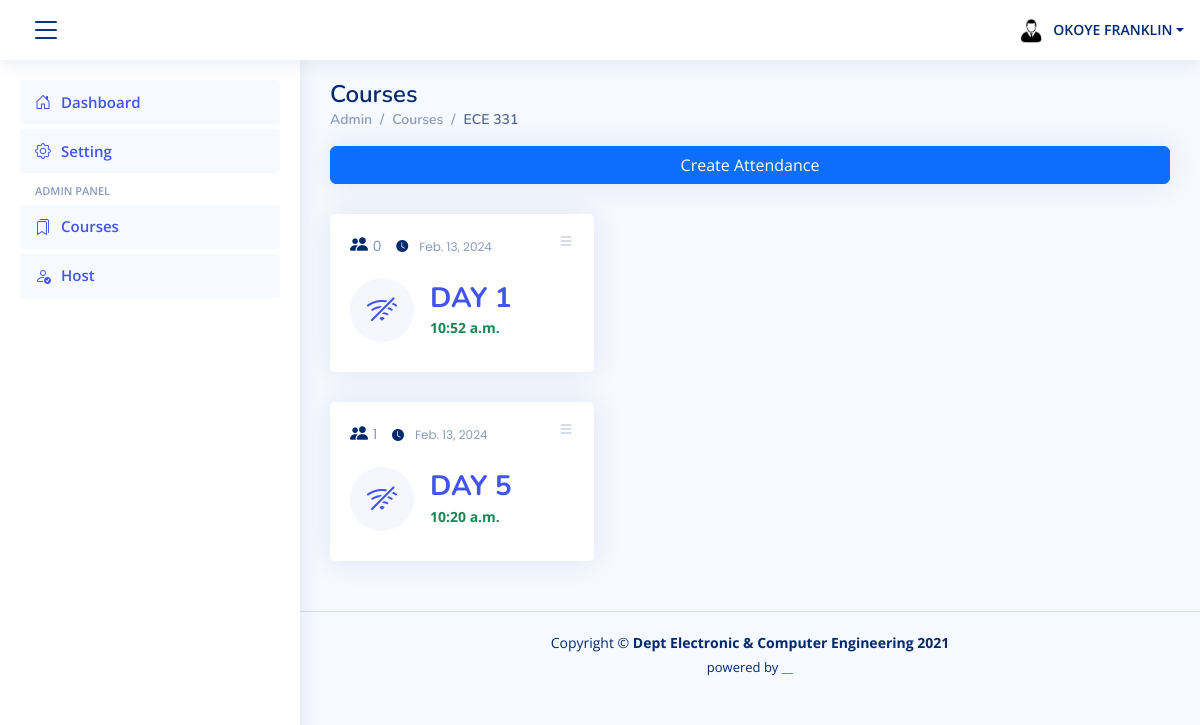
The app's page /attendances/14/ (signed in) with its own data.
### attendance/models.py (models this page shows, shortened)
class Course(models.Model):
    name_choices = settings.COURSE_LIST
    name = models.CharField(max_length=255, choices=name_choices, unique=True)

class Attendance(models.Model):
    course = models.ForeignKey(Course, on_delete=models.CASCADE, default=None)
    day_number = models.PositiveIntegerField(default=0)
    start_date = models.DateField(auto_now=True)
    start_time = models.TimeField(auto_now=True)
    active = models.BooleanField(default=False)
    class Meta:
        unique_together = ['course', 'day_number']
    def total_attendees(self):
        return self.attendee_set.count()

### attendance/views.py (the view)
# urls.py: path('attendances/<int:pk>/', AttendanceList, name='attendance_list'),
def AttendanceList(request, pk):
    course = Course.objects.get(pk=pk)
    attendance = Attendance.objects.filter(course=pk).order_by('day_number')
    student = Student.objects.get(reg_number=request.user)
    sex = {'M':'male'}.get(student.sex) # the need for the profile picture
    context = {'attendances':attendance, 'course':course, 'sex':sex}
    return render(request, template_name='attendance_list.html', context=context)

### templates/attendance_list.html (shortened to what this page needs)
{% extends "partials/base.html" %}
{%load humanize %}
{% block content %}
<main id="main" class="main">
    <div class="pagetitle">
      <h1>Courses</h1>
      <nav>
        <ol class="breadcrumb">
          <li class="breadcrumb-item"><a href="{% url 'dashboard' %}">Admin</a></li>
          <li class="breadcrumb-item"><a href="{% url 'course_list' %}">Courses</a></li>
          <li class="breadcrumb-item active">{{course.name}}</li>
        </ol>
      </nav>
    </div>
    <div class="card">
        <button type="button" class="btn btn-primary" data-bs-toggle="modal" data-bs-target="#verticalycentered">
            Create Attendance
        </button>
    </div>
    <section class="section dashboard">
        {% if attendances %}
        {% for attendance in attendances %}
        <div class="row ">
            <div class="col-lg-8 col-xxl-2">
                <div class="row">
                    <div class="col-xxl-3 col-md-6 ">
                        <div class="card  info-card sales-card">
                            <div class="filter">
                                <a class="icon" href="#" data-bs-toggle="dropdown"><i class="bi bi-list"></i></a>
                            </div>
                            <div class="card-body">
                                <h5 class="card-title"><i class="bi bi-people-fill"></i> <span>{{attendance.total_attendees}}  <span style='color:#012970; padding-left:11px; font-size:12px;'><i class='bi bi-clock-fill'></i><span style='color:#899bbd; padding-left:11px; font-size:12px;'>{{attendance.start_date}}</span></span> </span></h5>
                                <div class="d-flex align-items-center">
                                    <div class="card-icon rounded-circle d-flex align-items-center justify-content-center">
                                        {%if attendance.active%}
                                        <i class=" bi-wifi"></i>
                                        {% else %}
                                        <i class=" bi-wifi-off"></i>
                                        {%endif%}
                                    </div>
                                    <div class="ps-3">
                                        <h6><a href="{% url 'attendee_list' attendance.id %}">DAY {{attendance.day_number }}</a></h6>
                                        <span class="text-success small pt-1 fw-bold">{{attendance.start_time}} </span>
                                    </div>
                                </div>
                            </div>
                        </div>
                    </div>
                </div>
            </div>
        </div>
        {% endfor %}
        {% else %}
        <h6>No Registered Attendance!</h6>
        {% endif %}
    </section>
</main>
{% endblock %}

### templates/partials/base.html (shortened to what this page needs)
{% load static %}
{% load humanize %}
<!DOCTYPE html>
<html lang="en">
<head>
  <link href="{% static 'assets/vendor/bootstrap/css/bootstrap.min.css' %}" rel="stylesheet">
  <link href="{% static 'assets/vendor/bootstrap-icons/bootstrap-icons.css' %}" rel="stylesheet">
  <link href="{% static 'assets/css/style.css' %}" rel="stylesheet">
</head>
<body>
  <header id="header" class="header fixed-top d-flex align-items-center">
    <div class="d-flex align-items-center justify-content-between">
      <i class="bi bi-list toggle-sidebar-btn"></i>
    </div>
    <nav class="header-nav ms-auto">
      <ul class="d-flex align-items-center">
        {% if request.user.is_authenticated %}
        <li class="nav-item dropdown pe-3">
          <a class="nav-link nav-profile d-flex align-items-center pe-0" href="#" data-bs-toggle="dropdown">
            {% if sex %}
            <img src="{% static 'assets/img/male.jpg' %}" alt="Profile" class="rounded-circle">
            {% else %}
            <img src="{% static 'assets/img/female.jpg' %}" alt="Profile" class="rounded-circle">
            {%endif%}
            <span class="d-md-block dropdown-toggle ps-2">{{request.user.first_name|upper }} {{request.user.last_name|upper}}</span>
          </a>
        </li>
      </ul>
      {% else %}
      <div class="d-flex align-items-center ">
        <div class="logo  text-center">
          <span class=" d-lg-block " style="padding-left:20px"><a href="{%url 'login'%}">Login</a></span>
        </div>
      </div>
      {%endif%}
    </nav>
  </header>
  <aside id="sidebar" class="sidebar">
    <ul class="sidebar-nav" id="sidebar-nav">
      <li class="nav-item">
        <a class="nav-link " href="{% url 'dashboard' %}">
          <i class="bi bi-house-door"></i>
          <span>Dashboard</span>
        </a>
      </li>
      <li class="nav-item">
        <a class="nav-link " href="{% url 'setting' %}">
          <i class="bi bi-gear"></i>
          <span>Setting</span>
        </a>
      </li>
      <li class="nav-heading">Admin panel</li>
      <li class="nav-item">
        <a class="nav-link " href="{% url 'course_list' %}">
          <i class="bi bi-bookmarks"></i>
          <span>Courses</span>
        </a>
      </li>
      <li class="nav-item">
        <a class="nav-link " href="{% url 'admin_list' %}">
          <i class="bi bi-person-check"></i>
          <span>Host</span>
        </a>
      </li>
    </ul>
  </aside>
      <div id='content'>
        {% block content %}
        {%endblock%}
      </div>
  <footer id="footer" class="footer">
    <div class="copyright">
      Copyright &copy; <strong><span>Dept Electronic &amp; Computer Engineering 2021
      </span></strong>
    </div>
    <div class="credits">
   powered by <a href="#">__</a>
    </div>
  </footer>
</body>
</html>

### static/assets/css/style.css (style rules this page uses)
:root { scroll-behavior: smooth; }
body { font-family: "Open Sans", sans-serif; background: #f6f9ff; color: #444444; }
a { color: #4154f1; text-decoration: none; }
h1, h2, h3, h4, h5, h6 { font-family: "Nunito", sans-serif; }
#main { margin-top: 60px; padding: 20px 30px; transition: all 0.3s; }
.pagetitle { margin-bottom: 10px; }
.pagetitle h1 { font-size: 24px; margin-bottom: 0; font-weight: 600; color: #012970; }
.card { margin-bottom: 30px; border: none; border-radius: 5px; box-shadow: 0px 0 30px rgba(1, 41, 112, 0.1); }
.card-title { padding: 20px 0 15px 0; font-size: 18px; font-weight: 500; color: #012970; font-family: "Poppins", sans-serif; }
.card-title span { color: #899bbd; font-size: 14px; font-weight: 400; }
.card-body { padding: 0 20px 20px 20px; }
.breadcrumb { font-size: 14px; font-family: "Nunito", sans-serif; color: #899bbd; font-weight: 600; }
.breadcrumb a { color: #899bbd; transition: 0.3s; }
.breadcrumb .breadcrumb-item::before { color: #899bbd; }
.breadcrumb .active { color: #51678f; font-weight: 600; }
.header { transition: all 0.5s; z-index: 997; height: 60px; box-shadow: 0px 2px 20px rgba(1, 41, 112, 0.1); background-color: #fff; padding-left: 20px; }
.header .toggle-sidebar-btn { font-size: 32px; padding-left: 10px; cursor: pointer; color: #012970; }
.header-nav ul { list-style: none; }
.header-nav>ul { margin: 0; padding: 0; }
.header-nav .nav-profile { color: #012970; }
.header-nav .nav-profile img { max-height: 36px; }
.header-nav .nav-profile span { font-size: 14px; font-weight: 600; }
.sidebar { position: fixed; top: 60px; left: 0; bottom: 0; width: 300px; z-index: 996; transition: all 0.3s; padding: 20px; overflow-y: auto; scrollbar-width: thin; scrollbar-color: #aab7cf transparent; box-shadow: 0px 0px 20px rgba(1, 41, 112, 0.1); background-color: #fff; }
@media (min-width: 1200px) { #main, #footer { margin-left: 300px; } }
.sidebar-nav { padding: 0; margin: 0; list-style: none; }
.sidebar-nav li { padding: 0; margin: 0; list-style: none; }
.sidebar-nav .nav-item { margin-bottom: 5px; }
.sidebar-nav .nav-heading { font-size: 11px; text-transform: uppercase; color: #899bbd; font-weight: 600; margin: 10px 0 5px 15px; }
.sidebar-nav .nav-link { display: flex; align-items: center; font-size: 15px; font-weight: 600; color: #4154f1; transition: 0.3; background: #f6f9ff; padding: 10px 15px; border-radius: 4px; }
.sidebar-nav .nav-link i { font-size: 16px; margin-right: 10px; color: #4154f1; }
.dashboard .filter { position: absolute; right: 0px; top: 15px; }
.dashboard .filter .icon { color: #aab7cf; padding-right: 20px; padding-bottom: 5px; transition: 0.3s; font-size: 16px; }
.dashboard .info-card { padding-bottom: 10px; }
.dashboard .info-card h6 { font-size: 28px; color: #012970; font-weight: 700; margin: 0; padding: 0; }
.dashboard .card-icon { font-size: 32px; line-height: 0; width: 64px; height: 64px; flex-shrink: 0; flex-grow: 0; }
.dashboard .sales-card .card-icon { color: #4154f1; background: #f6f6fe; }
.footer { padding: 20px 0; font-size: 14px; transition: all 0.3s; border-top: 1px solid #cddfff; }
.footer .copyright { text-align: center; color: #012970; }
.footer .credits { padding-top: 5px; text-align: center; font-size: 13px; color: #012970; }

### records on screen
Course: name "ECE 331"
Attendance: total_attendees "0", start_date "Feb. 13, 2024", active False (drawn), day_number "1", start_time "10:52 a.m."
Attendance: total_attendees "1", start_date "Feb. 13, 2024", active False (drawn), day_number "5", start_time "10:20 a.m."

### other values on screen
{{ request.user.first_name|upper }} "OKOYE"
{{ request.user.last_name|upper }} "FRANKLIN"
